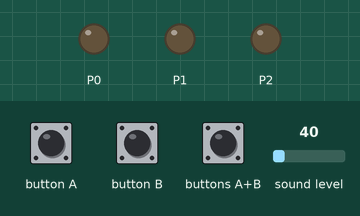
Recording of a program running on a simulated BBC micro:bit (MakeCode). On the bench: output pins drawn as LEDs (lit = HIGH). Inputs (shaded band) come from the test bench; at power-on: sound level 40.

Above: at 1.2 s.
1.3 s: button A pressed for 0.15 s
At 1.9 s:
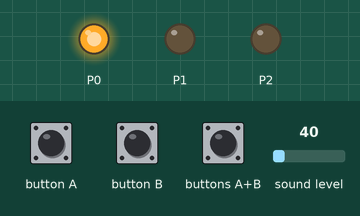
2.9 s: button B pressed for 0.15 s
At 4.2 s:
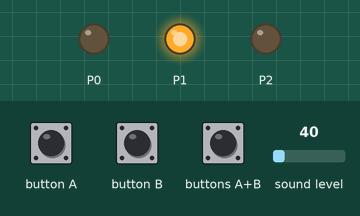
4.5 s: buttons A+B pressed for 0.15 s
At 5.5 s:
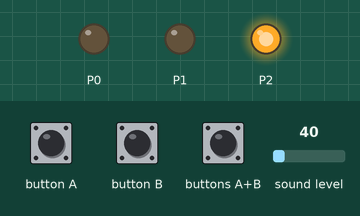
6.1 s: sound level set to 125
7.6 s: sound level set to 132
At 8.8 s:
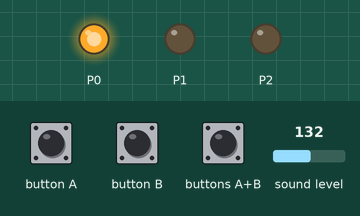
9.6 s: buttons A+B pressed for 1 s
At 11.9 s:
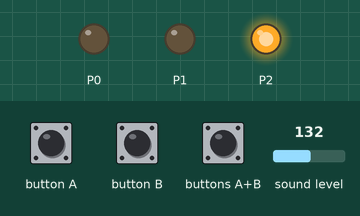
Timing chart, 0 to 13.1 s (numbered marks = the images above; inputs shaded):
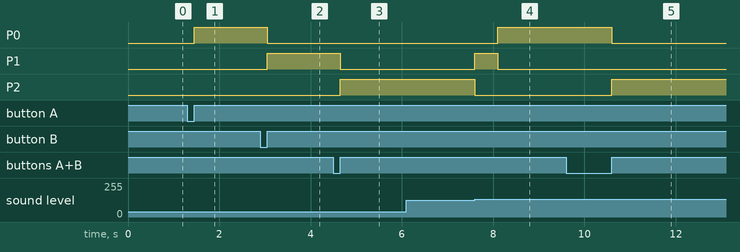

The program:

main.ts
```typescript
function MudaVerde () {
    estado = 2
    pins.digitalWritePin(DigitalPin.P0, 0)
    pins.digitalWritePin(DigitalPin.P1, 0)
    pins.digitalWritePin(DigitalPin.P2, 1)
}
function mudaVermelho () {
    estado = 0
    pins.digitalWritePin(DigitalPin.P0, 1)
    pins.digitalWritePin(DigitalPin.P1, 0)
    pins.digitalWritePin(DigitalPin.P2, 0)
}
input.onButtonPressed(Button.A, function () {
    mudaVermelho()
})
input.onSound(DetectedSound.Loud, function () {
    if (estado == 2) {
        mudaAmarelo()
        basic.pause(500)
        mudaVermelho()
    }
})
input.onButtonPressed(Button.AB, function () {
    MudaVerde()
})
input.onButtonPressed(Button.B, function () {
    mudaAmarelo()
})
function mudaAmarelo () {
    estado = 1
    pins.digitalWritePin(DigitalPin.P0, 0)
    pins.digitalWritePin(DigitalPin.P1, 1)
    pins.digitalWritePin(DigitalPin.P2, 0)
}
let estado = 0
estado = 0
input.setSoundThreshold(SoundThreshold.Loud, 128)
```

test.ts
```typescript
// os teses vão aqui; isto não será compilado quando este pacote for usado como extensão.
```

Measured:
- the behaviour switches between 127 and 128 on sound level (found by bisection; images 3 and 4)
- after the input at 1.3 s, P0: LOW → HIGH after 0.15 s
- after the input at 2.9 s, P0: HIGH → LOW after 0.15 s; P1: LOW → HIGH after 0.15 s
- after the input at 4.5 s, P1: HIGH → LOW after 0.15 s; P2: LOW → HIGH after 0.15 s
- after the input at 6.1 s, every drawn part: stays the same
- after the input at 7.6 s, P0: LOW → HIGH after 0.50 s; P1: LOW → HIGH at once, → LOW 0.50 s later; P2: HIGH → LOW at once
- after the input at 9.6 s, P0: HIGH → LOW after 1.0 s; P2: LOW → HIGH after 1.0 s
